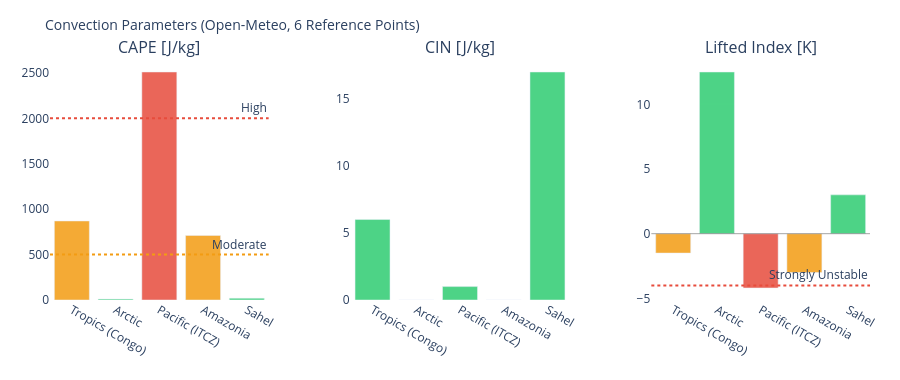

The code cell stored with this chart in its notebook:
### Markdown cell above
---
## 3. Visualizations

### Code cell
# ============================================================
# CAPE / CIN / LIFTED INDEX – Convection potential
# ============================================================

if not df_atm.empty:
    fig = make_subplots(
        rows=1, cols=3,
        subplot_titles=['CAPE [J/kg]', 'CIN [J/kg]', 'Lifted Index [K]'],
        horizontal_spacing=0.1
    )
    pts = df_atm['point'].tolist()
    pt_colors = ['#E85D24','#185FA5','#888780','#378ADD','#639922','#F2A623']

    # CAPE – höher = mehr Gewitterpotential
    cape_vals = df_atm['cape'].fillna(0).tolist()
    cape_colors = ['#e74c3c' if v > 2000 else '#f39c12' if v > 500 else '#2ecc71'
                   for v in cape_vals]
    fig.add_trace(go.Bar(x=pts, y=cape_vals, marker_color=cape_colors,
                         opacity=0.85, showlegend=False), row=1, col=1)
    fig.add_hline(y=2000, line_dash='dot', line_color='#e74c3c',
                  annotation_text='High', row=1, col=1)
    fig.add_hline(y=500,  line_dash='dot', line_color='#f39c12',
                  annotation_text='Moderate', row=1, col=1)

    # CIN – negativer = stärker gedeckelt (weniger Auslöse)
    cin_vals = df_atm['cin'].fillna(0).tolist()
    cin_colors = ['#e74c3c' if v < -200 else '#f39c12' if v < -50 else '#2ecc71'
                  for v in cin_vals]
    fig.add_trace(go.Bar(x=pts, y=cin_vals, marker_color=cin_colors,
                         opacity=0.85, showlegend=False), row=1, col=2)

    # Lifted Index – negativ = instabil
    li_vals = df_atm['li'].fillna(0).tolist()
    li_colors = ['#e74c3c' if v < -4 else '#f39c12' if v < 0 else '#2ecc71'
                 for v in li_vals]
    fig.add_trace(go.Bar(x=pts, y=li_vals, marker_color=li_colors,
                         opacity=0.85, showlegend=False), row=1, col=3)
    fig.add_hline(y=0, line_color='gray', line_width=0.7, row=1, col=3)
    fig.add_hline(y=-4, line_dash='dot', line_color='#e74c3c',
                  annotation_text='Strongly Unstable', row=1, col=3)

    fig.update_layout(
        title=dict(text='Convection Parameters (Open-Meteo, 6 Reference Points)', font=dict(size=14)),
        height=380, plot_bgcolor='rgba(0,0,0,0)', paper_bgcolor='rgba(0,0,0,0)',
        margin=dict(l=50, r=30, t=60, b=80)
    )
    fig.update_xaxes(tickangle=30)
    fig.show()

### Figure 1 — Plotly figure (JSON) as saved in the notebook; plotly's stock layout.template omitted (floating-point values rounded to 4 significant figures)
{"data": [{"marker": {"color": ["#f39c12", "#2ecc71", "#e74c3c", "#f39c12", "#2ecc71"]}, "opacity": 0.85, "showlegend": false, "type": "bar", "x": ["Tropics (Congo)", "Arctic", "Pacific (ITCZ)", "Amazonia", "Sahel"], "xaxis": "x", "y": [870.0, 10.0, 2510.0, 710.0, 20.0], "yaxis": "y"}, {"marker": {"color": ["#2ecc71", "#2ecc71", "#2ecc71", "#2ecc71", "#2ecc71"]}, "opacity": 0.85, "showlegend": false, "type": "bar", "x": ["Tropics (Congo)", "Arctic", "Pacific (ITCZ)", "Amazonia", "Sahel"], "xaxis": "x2", "y": [6.0, 0.0, 1.0, 0.0, 17.0], "yaxis": "y2"}, {"marker": {"color": ["#f39c12", "#2ecc71", "#e74c3c", "#f39c12", "#2ecc71"]}, "opacity": 0.85, "showlegend": false, "type": "bar", "x": ["Tropics (Congo)", "Arctic", "Pacific (ITCZ)", "Amazonia", "Sahel"], "xaxis": "x3", "y": [-1.5, 12.5, -4.2, -3.0, 3.0], "yaxis": "y3"}], "layout": {"annotations": [{"font": {"size": 16}, "showarrow": false, "text": "CAPE [J/kg]", "x": 0.1333, "xanchor": "center", "xref": "paper", "y": 1.0, "yanchor": "bottom", "yref": "paper"}, {"font": {"size": 16}, "showarrow": false, "text": "CIN [J/kg]", "x": 0.5, "xanchor": "center", "xref": "paper", "y": 1.0, "yanchor": "bottom", "yref": "paper"}, {"font": {"size": 16}, "showarrow": false, "text": "Lifted Index [K]", "x": 0.8667, "xanchor": "center", "xref": "paper", "y": 1.0, "yanchor": "bottom", "yref": "paper"}, {"showarrow": false, "text": "High", "x": 1, "xanchor": "right", "xref": "x domain", "y": 2000, "yanchor": "bottom", "yref": "y"}, {"showarrow": false, "text": "Moderate", "x": 1, "xanchor": "right", "xref": "x domain", "y": 500, "yanchor": "bottom", "yref": "y"}, {"showarrow": false, "text": "Strongly Unstable", "x": 1, "xanchor": "right", "xref": "x3 domain", "y": -4, "yanchor": "bottom", "yref": "y3"}], "height": 380, "margin": {"b": 80, "l": 50, "r": 30, "t": 60}, "paper_bgcolor": "rgba(0,0,0,0)", "plot_bgcolor": "rgba(0,0,0,0)", "shapes": [{"line": {"color": "#e74c3c", "dash": "dot"}, "type": "line", "x0": 0, "x1": 1, "xref": "x domain", "y0": 2000, "y1": 2000, "yref": "y"}, {"line": {"color": "#f39c12", "dash": "dot"}, "type": "line", "x0": 0, "x1": 1, "xref": "x domain", "y0": 500, "y1": 500, "yref": "y"}, {"line": {"color": "gray", "width": 0.7}, "type": "line", "x0": 0, "x1": 1, "xref": "x3 domain", "y0": 0, "y1": 0, "yref": "y3"}, {"line": {"color": "#e74c3c", "dash": "dot"}, "type": "line", "x0": 0, "x1": 1, "xref": "x3 domain", "y0": -4, "y1": -4, "yref": "y3"}], "title": {"font": {"size": 14}, "text": "Convection Parameters (Open-Meteo, 6 Reference Points)"}, "xaxis": {"anchor": "y", "domain": [0.0, 0.2667], "tickangle": 30}, "xaxis2": {"anchor": "y2", "domain": [0.3667, 0.6333], "tickangle": 30}, "xaxis3": {"anchor": "y3", "domain": [0.7333, 1.0], "tickangle": 30}, "yaxis": {"anchor": "x", "domain": [0.0, 1.0]}, "yaxis2": {"anchor": "x2", "domain": [0.0, 1.0]}, "yaxis3": {"anchor": "x3", "domain": [0.0, 1.0]}}}
